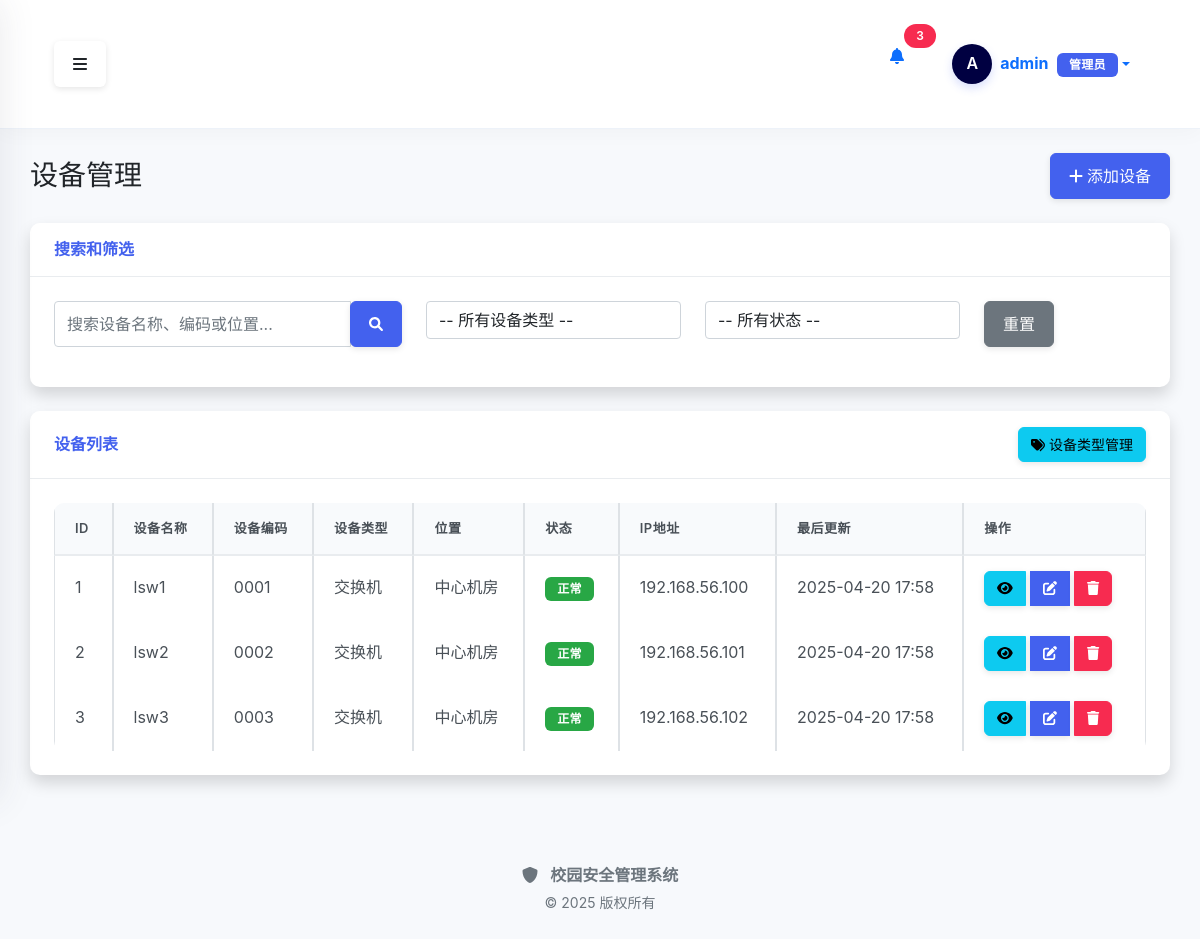
The app's page /device/ (signed in), older data.
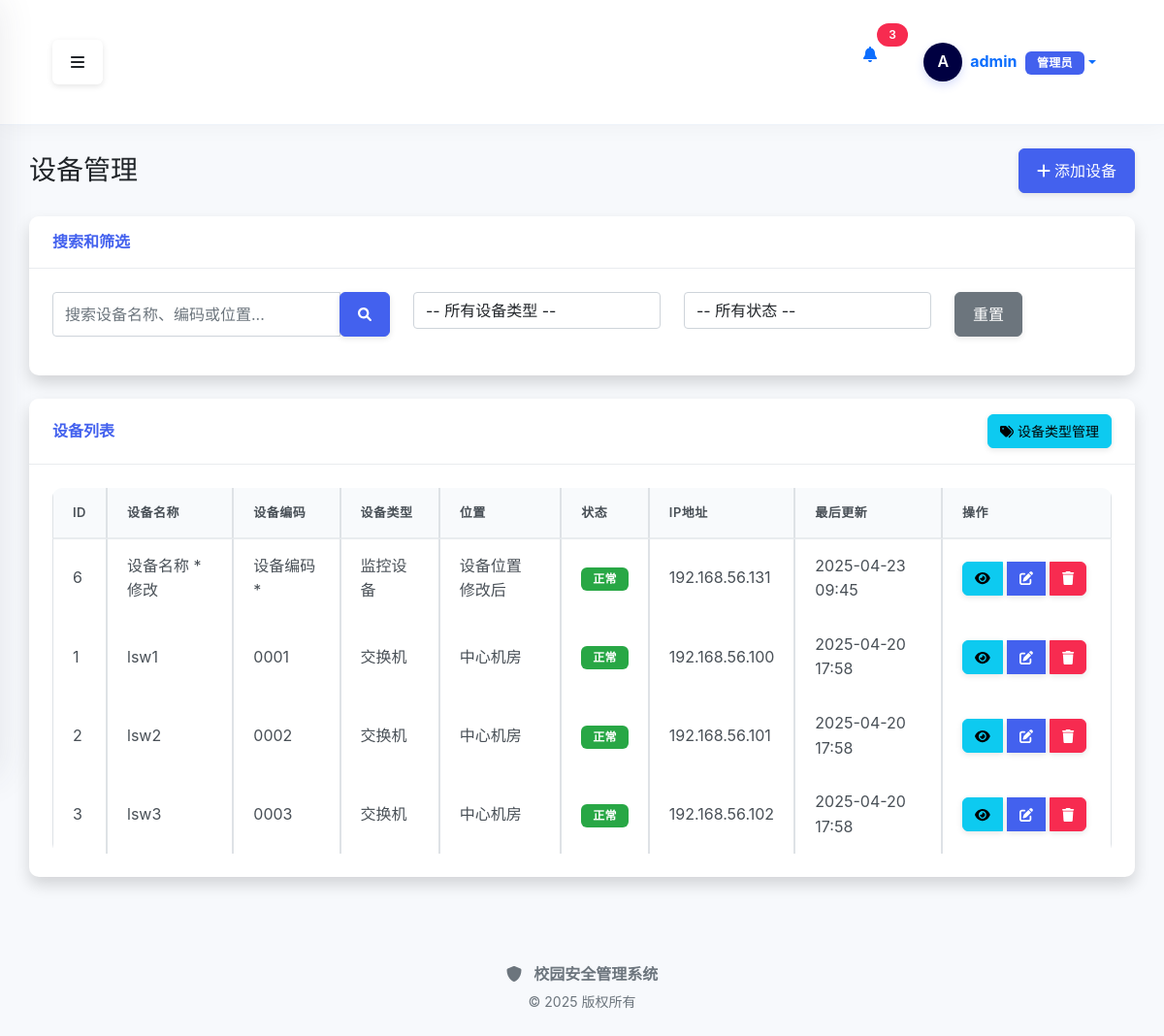
The same page, newer data.
### src/modules/auth/models.py (models this page shows, shortened)
class User(db.Model, UserMixin):
    __table_args__ = {'extend_existing': True}
    """用户模型"""
    __tablename__ = 'users'
    id = db.Column(db.Integer, primary_key=True)
    username = db.Column(db.String(64), unique=True, index=True, nullable=False)
    email = db.Column(db.String(120), unique=True, index=True, nullable=False)
    password_hash = db.Column(db.String(128), nullable=False)
    display_name = db.Column(db.String(64))
    phone = db.Column(db.String(20))
    role = db.Column(db.String(20))
    last_login = db.Column(db.DateTime)
    is_active = db.Column(db.Boolean, default=True)
    is_admin = db.Column(db.Boolean, default=False)
    created_at = db.Column(db.DateTime, default=datetime.now)
    updated_at = db.Column(db.DateTime, default=datetime.now, onupdate=datetime.now)

### src/models/device.py (models this page shows, shortened)
class Device(BaseModel):
    __tablename__ = 'devices'
    __table_args__ = {'extend_existing': True}  # 确保可以扩展现有表
    id = db.Column(db.Integer, primary_key=True)
    name = db.Column(db.String(100), nullable=False)
    ip_address = db.Column(db.String(20), nullable=False)
    type_id = db.Column(db.Integer, db.ForeignKey('device_types.id'))
    location = db.Column(db.String(100))
    status = db.Column(db.String(20), default='正常')
    serial_number = db.Column(db.String(50), nullable=True)
    firmware_version = db.Column(db.String(50), nullable=True)
    device_code = db.Column(db.String(50), nullable=True, unique=True)
    mac_address = db.Column(db.String(20), nullable=True)
    manufacturer = db.Column(db.String(100), nullable=True)
    model = db.Column(db.String(100), nullable=True)
    purchase_date = db.Column(db.Date, nullable=True)
    warranty_period = db.Column(db.Integer, nullable=True)  # 保修期（月）
    notes = db.Column(db.Text, nullable=True)
    username = db.Column(db.String(50), default='admin', nullable=True)
    password = db.Column(db.String(100), default='admin123', nullable=True)
    port = db.Column(db.Integer, default=22, nullable=True)
    connection_protocol = db.Column(db.String(20), default='ssh', nullable=True)  # ssh, telnet, snmp

class DeviceType(BaseModel):
    __tablename__ = 'device_types'
    id = db.Column(db.Integer, primary_key=True)
    name = db.Column(db.String(50), nullable=False, unique=True)
    description = db.Column(db.String(200))
    devices = db.relationship('Device', backref='type', lazy=True)

### src/modules/device/routes.py (the view)
@device_bp.route('/')
@login_required
def index():
    page = request.args.get('page', 1, type=int)
    per_page = request.args.get('per_page', 10, type=int)
    search_query = request.args.get('search', '')
    device_type = request.args.get('type', '')
    status = request.args.get('status', '')
    query = Device.query
    if search_query:
        query = query.filter(
            (Device.name.like(f'%{search_query}%')) |
            (Device.device_code.like(f'%{search_query}%')) |
            (Device.location.like(f'%{search_query}%'))
        )
    if device_type:
        query = query.filter(Device.type_id == device_type)
    if status:
        query = query.filter(Device.status == status)
    query = query.options(joinedload(Device.type))
    pagination = query.order_by(desc(Device.updated_at)).paginate(
        page=page, per_page=per_page, error_out=False
    )
    devices = pagination.items
    device_types = DeviceType.query.all()
    status_options = db.session.query(Device.status).distinct().all()
    status_options = [status[0] for status in status_options if status[0]]  # 过滤掉空值
    if not status_options:
        status_options = ['正常', '维修中', '闲置', '报废']
    return render_template(
        'device/index.html',
        devices=devices,
        pagination=pagination,
        device_types=device_types,
        status_options=status_options,
        search_query=search_query,
        selected_type=device_type,
        selected_status=status
    )

### src/modules/device/templates/device/index.html (shortened to what this page needs)
{% extends "base.html" %}
{% block content %}
<div class="container-fluid">
    <div class="d-flex justify-content-between align-items-center mb-4">
        <h1 class="h3 mb-0 text-gray-800">设备管理</h1>
        <a href="{{ url_for('device.add') }}" class="btn btn-primary">
            <i class="fas fa-plus"></i> 添加设备
        </a>
    </div>
    <div class="card shadow mb-4">
        <div class="card-header py-3">
            <h6 class="m-0 font-weight-bold text-primary">搜索和筛选</h6>
        </div>
        <div class="card-body">
            <form method="get" action="{{ url_for('device.index') }}">
                <div class="row">
                    <div class="col-md-4 mb-3">
                        <div class="input-group">
                            <input type="text" class="form-control" placeholder="搜索设备名称、编码或位置..."
                                   name="search" value="{{ search_query }}">
                            <div class="input-group-append">
                                <button class="btn btn-primary" type="submit" aria-label="搜索" title="搜索">
                                    <i class="fas fa-search fa-sm"></i>
                                </button>
                            </div>
                        </div>
                    </div>
                    <div class="col-md-3 mb-3">
                        <select class="form-control" name="type" onchange="this.form.submit()"
                                aria-label="设备类型筛选" title="设备类型筛选">
                            <option value="">-- 所有设备类型 --</option>
                        </select>
                    </div>
                    <div class="col-md-3 mb-3">
                        <select class="form-control" name="status" onchange="this.form.submit()"
                                aria-label="设备状态筛选" title="设备状态筛选">
                            <option value="">-- 所有状态 --</option>
                        </select>
                    </div>
                    <div class="col-md-2 mb-3">
                        <a href="{{ url_for('device.index') }}" class="btn btn-secondary btn-block">
                            重置
                        </a>
                    </div>
                </div>
            </form>
        </div>
    </div>
    <div class="card shadow mb-4">
        <div class="card-header py-3 d-flex justify-content-between align-items-center">
            <h6 class="m-0 font-weight-bold text-primary">设备列表</h6>
            <a href="{{ url_for('device.types') }}" class="btn btn-info btn-sm">
                <i class="fas fa-tags"></i> 设备类型管理
            </a>
        </div>
        <div class="card-body">
            <div class="table-responsive">
                <table class="table table-bordered" width="100%" cellspacing="0">
                    <thead>
                        <tr>
                            <th>ID</th>
                            <th>设备名称</th>
                            <th>设备编码</th>
                            <th>设备类型</th>
                            <th>位置</th>
                            <th>状态</th>
                            <th>IP地址</th>
                            <th>最后更新</th>
                            <th>操作</th>
                        </tr>
                    </thead>
                    <tbody>
                        {% if devices %}
                            {% for device in devices %}
                            <tr>
                                <td>{{ device.id }}</td>
                                <td>{{ device.name }}</td>
                                <td>{{ device.device_code }}</td>
                                <td>{{ device.type.name if device.type else '-' }}</td>
                                <td>{{ device.location or '-' }}</td>
                                <td>
                                    {% if device.status == '正常' %}
                                    <span class="badge badge-success" style="display: inline-block !important; visibility: visible !important; color: white !important; background-color: #28a745 !important;">正常</span>
                                    {% elif device.status == '维修中' %}
                                    <span class="badge badge-warning" style="display: inline-block !important; visibility: visible !important; color: white !important; background-color: #ffc107 !important;">维修中</span>
                                    {% elif device.status == '报废' %}
                                    <span class="badge badge-danger" style="display: inline-block !important; visibility: visible !important; color: white !important; background-color: #dc3545 !important;">报废</span>
                                    {% elif device.status == '闲置' %}
                                    <span class="badge badge-info" style="display: inline-block !important; visibility: visible !important; color: white !important; background-color: #17a2b8 !important;">闲置</span>
                                    {% else %}
                                    <span class="badge badge-secondary" style="display: inline-block !important; visibility: visible !important; color: white !important; background-color: #6c757d !important;">{{ device.status or '未知' }}</span>
                                    {% endif %}
                                </td>
                                <td>{{ device.ip_address or '-' }}</td>
                                <td>{{ device.updated_at.strftime('%Y-%m-%d %H:%M') if device.updated_at else '-' }}</td>
                                <td>
                                    <div class="btn-group">
                                        <a href="{{ url_for('device.view', device_id=device.id) }}"
                                           class="btn btn-info btn-sm" title="查看详情">
                                            <i class="fas fa-eye"></i>
                                        </a>
                                        <a href="{{ url_for('device.edit', device_id=device.id) }}"
                                           class="btn btn-primary btn-sm" title="编辑">
                                            <i class="fas fa-edit"></i>
                                        </a>
                                        <button type="button" class="btn btn-danger btn-sm"
                                                onclick="confirmDelete('{{ device.id }}', '{{ device.name }}')" title="删除">
                                            <i class="fas fa-trash"></i>
                                        </button>
                                    </div>
                                </td>
                            </tr>
                            {% endfor %}
                        {% else %}
                            <tr>
                                <td colspan="9" class="text-center">没有找到设备记录</td>
                            </tr>
                        {% endif %}
                    </tbody>
                </table>
            </div>
        </div>
    </div>
</div>
{% endblock %}

### src/templates/base.html (shortened to what this page needs)
<!DOCTYPE html>
<html lang="zh-CN">
<head>
    <link href="https://cdn.jsdelivr.net/npm/bootstrap@5.1.3/dist/css/bootstrap.min.css" rel="stylesheet">
    <link rel="stylesheet" href="https://cdnjs.cloudflare.com/ajax/libs/font-awesome/6.0.0/css/all.min.css">
    <link rel="stylesheet" href="{{ url_for('static', filename='css/style.css') }}?v={{ range(1, 10000) | random }}">
</head>
<body>
    <div class="d-flex" id="wrapper">
        <div id="page-content-wrapper">
            <nav class="navbar navbar-expand-lg navbar-light top-navbar">
                <div class="container-fluid">
                    <button class="btn" id="menu-toggle" aria-label="切换侧边栏">
                        <i class="fas fa-bars"></i>
                    </button>
                    <div class="d-flex ms-auto">
                        {% if current_user.is_authenticated %}
                        <div class="nav-item dropdown me-3">
                            <a class="nav-link position-relative" href="#" id="notificationsDropdown" role="button" data-bs-toggle="dropdown" aria-expanded="false">
                                <i class="fas fa-bell"></i>
                                <span class="position-absolute top-0 start-100 translate-middle badge rounded-pill bg-danger">
                                    3
                                </span>
                            </a>
                        </div>
                        <div class="nav-item dropdown user-dropdown">
                            <a class="nav-link dropdown-toggle d-flex align-items-center" href="#" id="navbarDropdown" role="button" data-bs-toggle="dropdown" aria-expanded="false">
                                <div class="user-avatar-container me-2">
                                    <div class="user-avatar-circle">
                                        <span class="avatar-text">{{ current_user.username[0]|upper }}</span>
                                    </div>
                                </div>
                                <div class="user-info d-none d-md-block">
                                    <span class="fw-bold">{{ current_user.username }}</span>
                                    <span class="badge bg-primary ms-1">{{ current_user.role or ('管理员' if current_user.is_admin else '用户') }}</span>
                                </div>
                            </a>
                        </div>
                        {% else %}
                        <div class="nav-item">
                            <a class="btn btn-primary btn-sm" href="{{ url_for('auth.login') }}">
                                <i class="fas fa-sign-in-alt me-1"></i>登录
                            </a>
                        </div>
                        {% endif %}
                    </div>
                </div>
            </nav>
            <div class="content-container">
                {% block content %}{% endblock %}
            </div>
            <footer class="footer mt-auto py-3">
                <div class="container-fluid text-center text-muted">
                    <div class="footer-brand mb-1">
                        <i class="fas fa-shield-alt me-2"></i>
                        <span class="fw-bold">校园安全管理系统</span>
                    </div>
                    <p class="small mb-0">© 2025 版权所有</p>
                </div>
            </footer>
        </div>
    </div>
</body>
</html>

Row changes from the older to the newer data that the page shows:
added Device: id "6", name "设备名称 *修改", device_code "设备编码 *", type "监控设备", location "设备位置 修改后", status "正常", ip_address "192.168.56.131", updated_at "2025-04-23 09:45"
